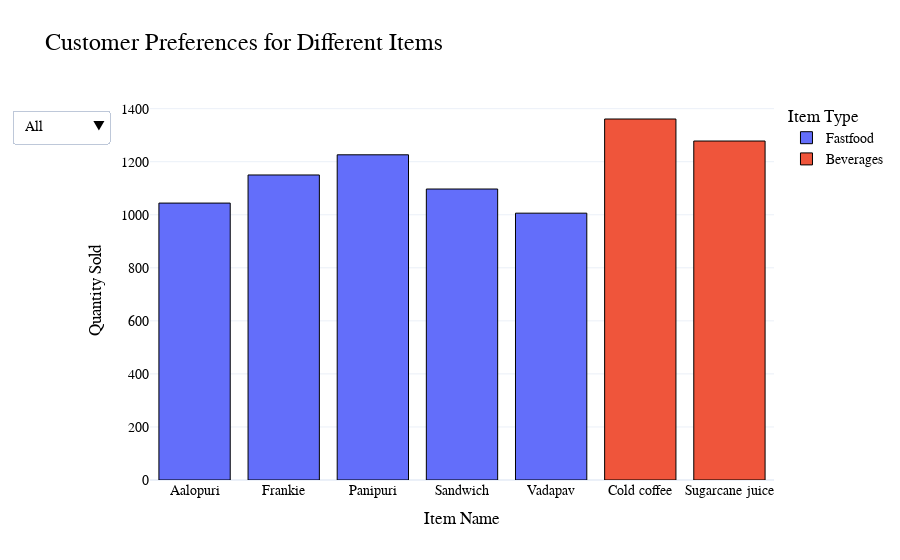

The notebook cell this image was saved under:
### Code cell
import pandas as pd
import plotly.express as px
import plotly.graph_objects as go
from plotly.subplots import make_subplots

# Load the dataset 
file_path = 'Balaji Fast Food Sales.csv'
sales_over_time = pd.read_csv(file_path)

# Ensure sales_over_time['date'] is in datetime format
sales_over_time['date'] = pd.to_datetime(sales_over_time['date'], errors='coerce')

# Group data by item name and item type
item_sales = sales_over_time.groupby(['item_name', 'item_type']).agg({
    'quantity': 'sum'
}).reset_index()

# Create the interactive bar chart
fig = px.bar(
    item_sales,
    x='item_name',
    y='quantity',
    color='item_type',
    hover_data={'item_name': True, 'quantity': True},
    labels={'item_name': 'Item Name', 'quantity': 'Quantity Sold'},
    title='Customer Preferences for Different Items',
    category_orders={'item_type': ['Fastfood', 'Beverages']}
)

# Customize the chart's appearance
fig.update_layout(
    template='plotly_white',
    title_font=dict(size=24, family='Arial', color='black'),
    xaxis_title='Item Name',
    yaxis_title='Quantity Sold',
    legend_title='Item Type',
    font=dict(family='Arial', size=14, color='black')
)

# Enable interactive sorting by item name or quantity sold
fig.update_traces(
    marker=dict(line=dict(width=1, color='black')),
    hovertemplate='<b>Item Name:</b> %{x}<br><b>Quantity Sold:</b> %{y}<extra></extra>'
)

# Add data filtering for item type
fig.update_layout(
    updatemenus=[
        dict(
            buttons=list([
                dict(label='All',
                     method='update',
                     args=[{'visible': [True] * len(item_sales)}]),
                dict(label='Fastfood',
                     method='update',
                     args=[{'visible': item_sales['item_type'] == 'Fastfood'}]),
                dict(label='Beverages',
                     method='update',
                     args=[{'visible': item_sales['item_type'] == 'Beverages'}]),
            ]),
            direction='down',
            pad={'r': 10, 't': 10},
            showactive=True,
        )
    ]
)

# Show the plot
fig.show()

### Figure 1 — Plotly figure (JSON) as saved in the notebook; plotly's stock layout.template omitted (floating-point values rounded to 4 significant figures)
{"data": [{"alignmentgroup": "True", "hovertemplate": "<b>Item Name:</b> %{x}<br><b>Quantity Sold:</b> %{y}<extra></extra>", "legendgroup": "Fastfood", "marker": {"color": "#636efa", "line": {"color": "black", "width": 1}, "pattern": {"shape": ""}}, "name": "Fastfood", "offsetgroup": "Fastfood", "orientation": "v", "showlegend": true, "textposition": "auto", "type": "bar", "x": ["Aalopuri", "Frankie", "Panipuri", "Sandwich", "Vadapav"], "xaxis": "x", "y": [1044, 1150, 1226, 1097, 1006], "yaxis": "y"}, {"alignmentgroup": "True", "hovertemplate": "<b>Item Name:</b> %{x}<br><b>Quantity Sold:</b> %{y}<extra></extra>", "legendgroup": "Beverages", "marker": {"color": "#EF553B", "line": {"color": "black", "width": 1}, "pattern": {"shape": ""}}, "name": "Beverages", "offsetgroup": "Beverages", "orientation": "v", "showlegend": true, "textposition": "auto", "type": "bar", "x": ["Cold coffee", "Sugarcane juice"], "xaxis": "x", "y": [1361, 1278], "yaxis": "y"}], "layout": {"barmode": "relative", "font": {"color": "black", "family": "Arial", "size": 14}, "legend": {"title": {"text": "Item Type"}, "tracegroupgap": 0}, "title": {"font": {"color": "black", "family": "Arial", "size": 24}, "text": "Customer Preferences for Different Items"}, "updatemenus": [{"buttons": [{"args": [{"visible": [true, true, true, true, true, true, true]}], "label": "All", "method": "update"}, {"args": [{"visible": [true, false, true, true, true, false, true]}], "label": "Fastfood", "method": "update"}, {"args": [{"visible": [false, true, false, false, false, true, false]}], "label": "Beverages", "method": "update"}], "direction": "down", "pad": {"r": 10, "t": 10}, "showactive": true}], "xaxis": {"anchor": "y", "domain": [0, 1], "title": {"text": "Item Name"}}, "yaxis": {"anchor": "x", "domain": [0, 1], "title": {"text": "Quantity Sold"}}}}
